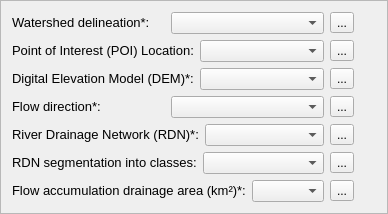
                 <widget class="QFrame" name="frame_3">
                  <property name="frameShape">
                   <enum>QFrame::StyledPanel</enum>
                  </property>
                  <property name="frameShadow">
                   <enum>QFrame::Raised</enum>
                  </property>
                  <layout class="QGridLayout" name="gridLayout_21">
                   <item row="3" column="0">
                    <layout class="QGridLayout" name="gridLayout_23">
                     <item row="0" column="1">
                      <widget class="QComboBox" name="cb_3_pg2">
                       <property name="maximumSize">
                        <size>
                         <width>16777215</width>
                         <height>24</height>
                        </size>
                       </property>
                      </widget>
                     </item>
                     <item row="0" column="3">
                      <widget class="QLabel" name="label_34">
                       <property name="sizePolicy">
                        <sizepolicy hsizetype="Preferred" vsizetype="Preferred">
                         <horstretch>0</horstretch>
                         <verstretch>0</verstretch>
                        </sizepolicy>
                       </property>
                       <property name="minimumSize">
                        <size>
                         <width>16</width>
                         <height>16</height>
                        </size>
                       </property>
                       <property name="maximumSize">
                        <size>
                         <width>16</width>
                         <height>16</height>
                        </size>
                       </property>
                       <property name="toolTip">
                        <string>&lt;html&gt;&lt;head/&gt;&lt;body&gt;&lt;p&gt;&lt;span style=&quot; font-weight:600;&quot;&gt;*Required file&lt;/span&gt;&lt;/p&gt;&lt;p&gt;Add the flow direction matrix, according to the provided flow direction code. The file must be a raster type (geotiff).&lt;/p&gt;&lt;/body&gt;&lt;/html&gt;</string>
                       </property>
                       <property name="text">
                        <string/>
                       </property>
                       <property name="pixmap">
                        <pixmap resource="resources.qrc">:/plugins/hidroPixel/icons/icons/info(2).png</pixmap>
                       </property>
                       <property name="scaledContents">
                        <bool>true</bool>
                       </property>
                      </widget>
                     </item>
                     <item row="0" column="0">
                      <widget class="QLabel" name="label_30">
                       <property name="maximumSize">
                        <size>
                         <width>16777215</width>
                         <height>24</height>
                        </size>
                       </property>
                       <property name="text">
                        <string>&lt;html&gt;&lt;head/&gt;&lt;body&gt;&lt;p align=&quot;justify&quot;&gt;&lt;span style=&quot; font-size:10pt;&quot;&gt;Flow direction*:&lt;/span&gt;&lt;/p&gt;&lt;/body&gt;&lt;/html&gt;</string>
                       </property>
                      </widget>
                     </item>
                     <item row="0" column="2">
                      <widget class="QToolButton" name="tbtn_pg2_3">
                       <property name="text">
                        <string>...</string>
                       </property>
                      </widget>
                     </item>
                    </layout>
                   </item>
                   <item row="4" column="0">
                    <layout class="QGridLayout" name="gridLayout_24">
                     <item row="0" column="2">
                      <widget class="QToolButton" name="tbtn_pg2_4">
                       <property name="text">
                        <string>...</string>
                       </property>
                      </widget>
                     </item>
                     <item row="0" column="1">
                      <widget class="QComboBox" name="cb_4_pg2">
                       <property name="maximumSize">
                        <size>
                         <width>16777215</width>
                         <height>24</height>
                        </size>
                       </property>
                      </widget>
                     </item>
                     <item row="0" column="0">
                      <widget class="QLabel" name="label_31">
                       <property name="text">
                        <string>&lt;html&gt;&lt;head/&gt;&lt;body&gt;&lt;p align=&quot;justify&quot;&gt;&lt;span style=&quot; font-size:10pt;&quot;&gt;River Drainage Network (RDN)*:&lt;/span&gt;&lt;/p&gt;&lt;/body&gt;&lt;/html&gt;</string>
                       </property>
                      </widget>
                     </item>
                     <item row="0" column="3">
                      <widget class="QLabel" name="label_35">
                       <property name="sizePolicy">
                        <sizepolicy hsizetype="Preferred" vsizetype="Preferred">
                         <horstretch>0</horstretch>
                         <verstretch>0</verstretch>
                        </sizepolicy>
                       </property>
                       <property name="minimumSize">
                        <size>
                         <width>16</width>
                         <height>16</height>
                        </size>
                       </property>
                       <property name="maximumSize">
                        <size>
                         <width>16</width>
                         <height>16</height>
                        </size>
                       </property>
                       <property name="toolTip">
                        <string>&lt;html&gt;&lt;head/&gt;&lt;body&gt;&lt;p&gt;&lt;span style=&quot; font-weight:600;&quot;&gt;*Required file&lt;/span&gt;&lt;/p&gt;&lt;p&gt;Add the River Drainage Network (RDN). The file must be a raster type (geotiff).&lt;/p&gt;&lt;/body&gt;&lt;/html&gt;</string>
                       </property>
                       <property name="text">
                        <string/>
                       </property>
                       <property name="pixmap">
                        <pixmap resource="resources.qrc">:/plugins/hidroPixel/icons/icons/info(2).png</pixmap>
                       </property>
                       <property name="scaledContents">
                        <bool>true</bool>
                       </property>
                      </widget>
                     </item>
                    </layout>
                   </item>
                   <item row="6" column="0">
                    <layout class="QGridLayout" name="gridLayout_70">
                     <item row="0" column="2">
                      <widget class="QToolButton" name="tbtn_pg2_9">
                       <property name="text">
                        <string>...</string>
                       </property>
                      </widget>
                     </item>
                     <item row="0" column="0">
                      <widget class="QLabel" name="label_74">
                       <property name="text">
                        <string>&lt;html&gt;&lt;head/&gt;&lt;body&gt;&lt;p&gt;&lt;span style=&quot; font-size:10pt;&quot;&gt;Flow accumulation drainage area (km²)*:&lt;/span&gt;&lt;/p&gt;&lt;/body&gt;&lt;/html&gt;</string>
                       </property>
                      </widget>
                     </item>
                     <item row="0" column="3">
                      <widget class="QLabel" name="label_75">
                       <property name="sizePolicy">
                        <sizepolicy hsizetype="Preferred" vsizetype="Preferred">
                         <horstretch>0</horstretch>
                         <verstretch>0</verstretch>
                        </sizepolicy>
                       </property>
                       <property name="minimumSize">
                        <size>
                         <width>16</width>
                         <height>16</height>
                        </size>
                       </property>
                       <property name="maximumSize">
                        <size>
                         <width>16</width>
                         <height>16</height>
                        </size>
                       </property>
                       <property name="toolTip">
                        <string>&lt;html&gt;&lt;head/&gt;&lt;body&gt;&lt;p&gt;&lt;span style=&quot; font-weight:600;&quot;&gt;*Required file&lt;/span&gt;&lt;/p&gt;&lt;p&gt;Add your flow accumulation drainage area matrix. The file must be a raster type (geotiff).&lt;/p&gt;&lt;/body&gt;&lt;/html&gt;</string>
                       </property>
                       <property name="text">
                        <string/>
                       </property>
                       <property name="pixmap">
                        <pixmap resource="resources.qrc">:/plugins/hidroPixel/icons/icons/info(2).png</pixmap>
                       </property>
                       <property name="scaledContents">
                        <bool>true</bool>
                       </property>
                      </widget>
                     </item>
                     <item row="0" column="1">
                      <widget class="QComboBox" name="cb_6_pg2">
                       <property name="maximumSize">
                        <size>
                         <width>16777215</width>
                         <height>24</height>
                        </size>
                       </property>
                      </widget>
                     </item>
                    </layout>
                   </item>
                   <item row="2" column="0">
                    <layout class="QGridLayout" name="gridLayout_22">
                     <item row="0" column="0">
                      <widget class="QLabel" name="label_29">
                       <property name="text">
                        <string>&lt;html&gt;&lt;head/&gt;&lt;body&gt;&lt;p align=&quot;justify&quot;&gt;&lt;span style=&quot; font-size:10pt;&quot;&gt;Digital Elevation Model (DEM)*:&lt;/span&gt;&lt;/p&gt;&lt;/body&gt;&lt;/html&gt;</string>
                       </property>
                      </widget>
                     </item>
                     <item row="0" column="3">
                      <widget class="QLabel" name="label_33">
                       <property name="sizePolicy">
                        <sizepolicy hsizetype="Preferred" vsizetype="Preferred">
                         <horstretch>0</horstretch>
                         <verstretch>0</verstretch>
                        </sizepolicy>
                       </property>
                       <property name="minimumSize">
                        <size>
                         <width>16</width>
                         <height>16</height>
                        </size>
                       </property>
                       <property name="maximumSize">
                        <size>
                         <width>16</width>
                         <height>16</height>
                        </size>
                       </property>
                       <property name="toolTip">
                        <string>&lt;html&gt;&lt;head/&gt;&lt;body&gt;&lt;p&gt;&lt;span style=&quot; font-weight:600;&quot;&gt;*Required file&lt;/span&gt;&lt;/p&gt;&lt;p&gt;Add the digital elevation model. The file must be a raster type (geotiff).&lt;/p&gt;&lt;/body&gt;&lt;/html&gt;</string>
                       </property>
                       <property name="text">
                        <string/>
                       </property>
                       <property name="pixmap">
                        <pixmap resource="resources.qrc">:/plugins/hidroPixel/icons/icons/info(2).png</pixmap>
                       </property>
                       <property name="scaledContents">
                        <bool>true</bool>
                       </property>
                      </widget>
                     </item>
                     <item row="0" column="2">
                      <widget class="QToolButton" name="tbtn_pg2_2">
                       <property name="text">
                        <string>...</string>
                       </property>
                      </widget>
                     </item>
                     <item row="0" column="1">
                      <widget class="QComboBox" name="cb_2_pg2">
                       <property name="maximumSize">
                        <size>
                         <width>16777215</width>
                         <height>24</height>
                        </size>
                       </property>
                      </widget>
                     </item>
                    </layout>
                   </item>
                   <item row="0" column="0">
                    <layout class="QGridLayout" name="gridLayout_26">
                     <item row="0" column="2">
                      <widget class="QToolButton" name="tbtn_pg2_1">
                       <property name="text">
                        <string>...</string>
                       </property>
                      </widget>
                     </item>
                     <item row="0" column="3">
                      <widget class="QLabel" name="label_27">
                       <property name="sizePolicy">
                        <sizepolicy hsizetype="Preferred" vsizetype="Preferred">
                         <horstretch>0</horstretch>
                         <verstretch>0</verstretch>
                        </sizepolicy>
                       </property>
                       <property name="minimumSize">
                        <size>
                         <width>16</width>
                         <height>16</height>
                        </size>
                       </property>
                       <property name="maximumSize">
                        <size>
                         <width>16</width>
                         <height>16</height>
                        </size>
                       </property>
                       <property name="toolTip">
                        <string>&lt;html&gt;&lt;head/&gt;&lt;body&gt;&lt;p&gt;&lt;span style=&quot; font-weight:600;&quot;&gt;*Required file&lt;br/&gt;&lt;/span&gt;&lt;br/&gt;Add the watershed delineation. The file must be a raster type (geotiff).&lt;/p&gt;&lt;/body&gt;&lt;/html&gt;</string>
                       </property>
                       <property name="text">
                        <string/>
                       </property>
                       <property name="pixmap">
                        <pixmap resource="resources.qrc">:/plugins/hidroPixel/icons/icons/info(2).png</pixmap>
                       </property>
                       <property name="scaledContents">
                        <bool>true</bool>
                       </property>
                      </widget>
                     </item>
                     <item row="0" column="1">
                      <widget class="QComboBox" name="cb_1_pg2">
                       <property name="maximumSize">
                        <size>
                         <width>16777215</width>
                         <height>24</height>
                        </size>
                       </property>
                      </widget>
                     </item>
                     <item row="0" column="0">
                      <widget class="QLabel" name="label_28">
                       <property name="text">
                        <string>&lt;html&gt;&lt;head/&gt;&lt;body&gt;&lt;p align=&quot;justify&quot;&gt;&lt;span style=&quot; font-size:10pt;&quot;&gt;Watershed delineation*:&lt;/span&gt;&lt;/p&gt;&lt;/body&gt;&lt;/html&gt;</string>
                       </property>
                      </widget>
                     </item>
                    </layout>
                   </item>
                   <item row="5" column="0">
                    <layout class="QGridLayout" name="gridLayout_25">
                     <item row="0" column="3">
                      <widget class="QLabel" name="label_36">
                       <property name="sizePolicy">
                        <sizepolicy hsizetype="Preferred" vsizetype="Preferred">
                         <horstretch>0</horstretch>
                         <verstretch>0</verstretch>
                        </sizepolicy>
                       </property>
                       <property name="minimumSize">
                        <size>
                         <width>16</width>
                         <height>16</height>
                        </size>
                       </property>
                       <property name="maximumSize">
                        <size>
                         <width>16</width>
                         <height>16</height>
                        </size>
                       </property>
                       <property name="toolTip">
                        <string>&lt;html&gt;&lt;head/&gt;&lt;body&gt;&lt;p&gt;Add the RDN classes. The file must be a raster type (geotiff).&lt;/p&gt;&lt;/body&gt;&lt;/html&gt;</string>
                       </property>
                       <property name="text">
                        <string/>
                       </property>
                       <property name="pixmap">
                        <pixmap resource="resources.qrc">:/plugins/hidroPixel/icons/icons/info(2).png</pixmap>
                       </property>
                       <property name="scaledContents">
                        <bool>true</bool>
                       </property>
                      </widget>
                     </item>
                     <item row="0" column="0">
                      <widget class="QLabel" name="label_32">
                       <property name="text">
                        <string>&lt;html&gt;&lt;head/&gt;&lt;body&gt;&lt;p align=&quot;justify&quot;&gt;&lt;span style=&quot; font-size:10pt;&quot;&gt;RDN segmentation into classes:&lt;/span&gt;&lt;/p&gt;&lt;/body&gt;&lt;/html&gt;</string>
                       </property>
                      </widget>
                     </item>
                     <item row="0" column="1">
                      <widget class="QComboBox" name="cb_5_pg2">
                       <property name="maximumSize">
                        <size>
                         <width>16777215</width>
                         <height>24</height>
                        </size>
                       </property>
                      </widget>
                     </item>
                     <item row="0" column="2">
                      <widget class="QToolButton" name="tbtn_pg2_5">
                       <property name="text">
                        <string>...</string>
                       </property>
                      </widget>
                     </item>
                    </layout>
                   </item>
                   <item row="1" column="0">
                    <layout class="QGridLayout" name="gridLayout_82">
                     <item row="0" column="3">
                      <widget class="QLabel" name="label_79">
                       <property name="sizePolicy">
                        <sizepolicy hsizetype="Preferred" vsizetype="Preferred">
                         <horstretch>0</horstretch>
                         <verstretch>0</verstretch>
                        </sizepolicy>
                       </property>
                       <property name="minimumSize">
                        <size>
                         <width>16</width>
                         <height>16</height>
                        </size>
                       </property>
                       <property name="maximumSize">
                        <size>
                         <width>16</width>
                         <height>16</height>
                        </size>
                       </property>
                       <property name="toolTip">
                        <string>&lt;html&gt;&lt;head/&gt;&lt;body&gt;&lt;p&gt;Point of Interest (POI) Location. The input must be a point-based vector dataset in Shapefile format.&lt;/p&gt;&lt;/body&gt;&lt;/html&gt;</string>
                       </property>
                       <property name="text">
                        <string/>
                       </property>
                       <property name="pixmap">
                        <pixmap resource="resources.qrc">:/plugins/hidroPixel/icons/icons/info(2).png</pixmap>
                       </property>
                       <property name="scaledContents">
                        <bool>true</bool>
                       </property>
                      </widget>
                     </item>
                     <item row="0" column="0">
                      <widget class="QLabel" name="label_81">
                       <property name="text">
                        <string>&lt;html&gt;&lt;head/&gt;&lt;body&gt;&lt;p&gt;&lt;span style=&quot; font-size:10pt;&quot;&gt;Point of Interest (POI) Location:&lt;/span&gt;&lt;/p&gt;&lt;/body&gt;&lt;/html&gt;</string>
                       </property>
                      </widget>
                     </item>
                     <item row="0" column="1">
                      <widget class="QComboBox" name="cb_8_pg2">
                       <property name="maximumSize">
                        <size>
                         <width>16777215</width>
                         <height>24</height>
                        </size>
                       </property>
                      </widget>
                     </item>
                     <item row="0" column="2">
                      <widget class="QToolButton" name="tbtn_pg2_7">
                       <property name="text">
                        <string>...</string>
                       </property>
                      </widget>
                     </item>
                    </layout>
                   </item>
                  </layout>
                 </widget>
